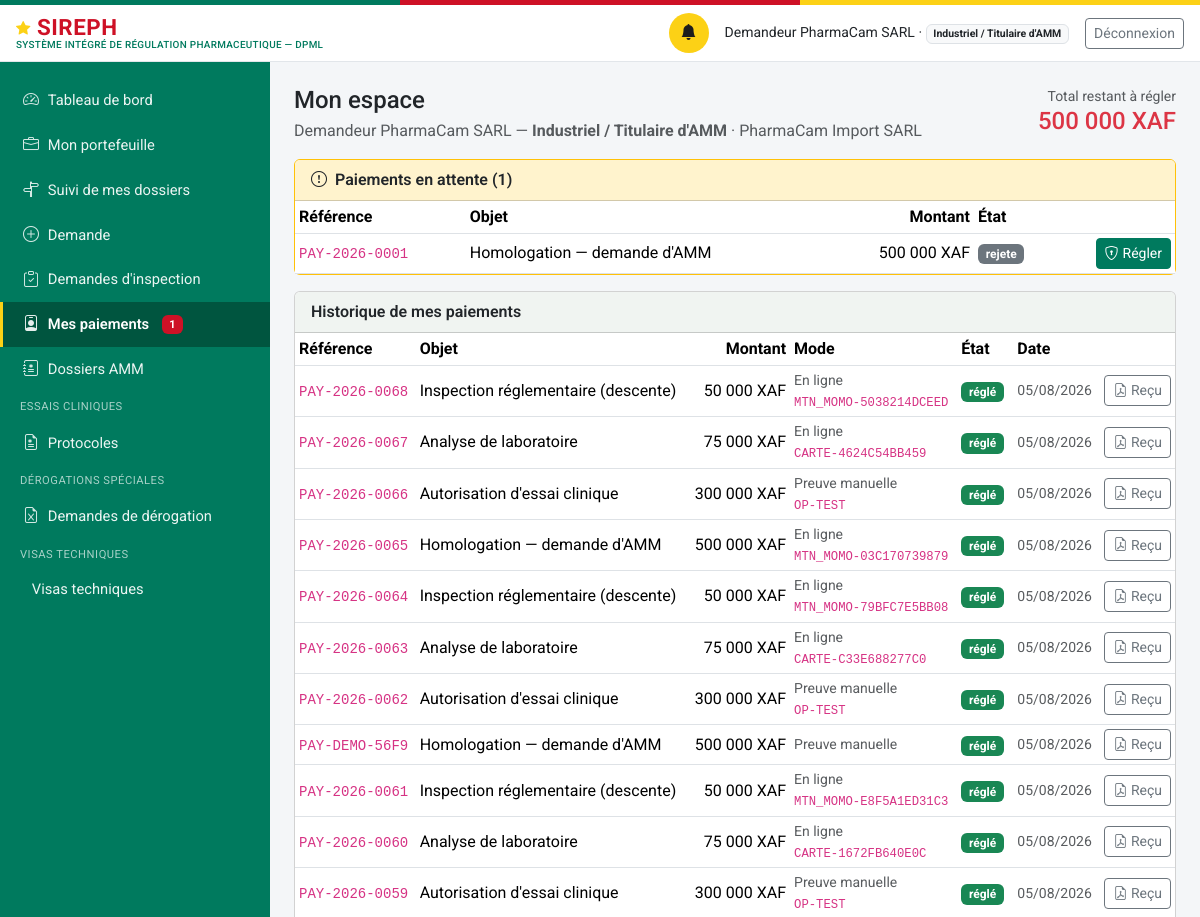
The app's page /mon-espace (signed in, upper part), older data.
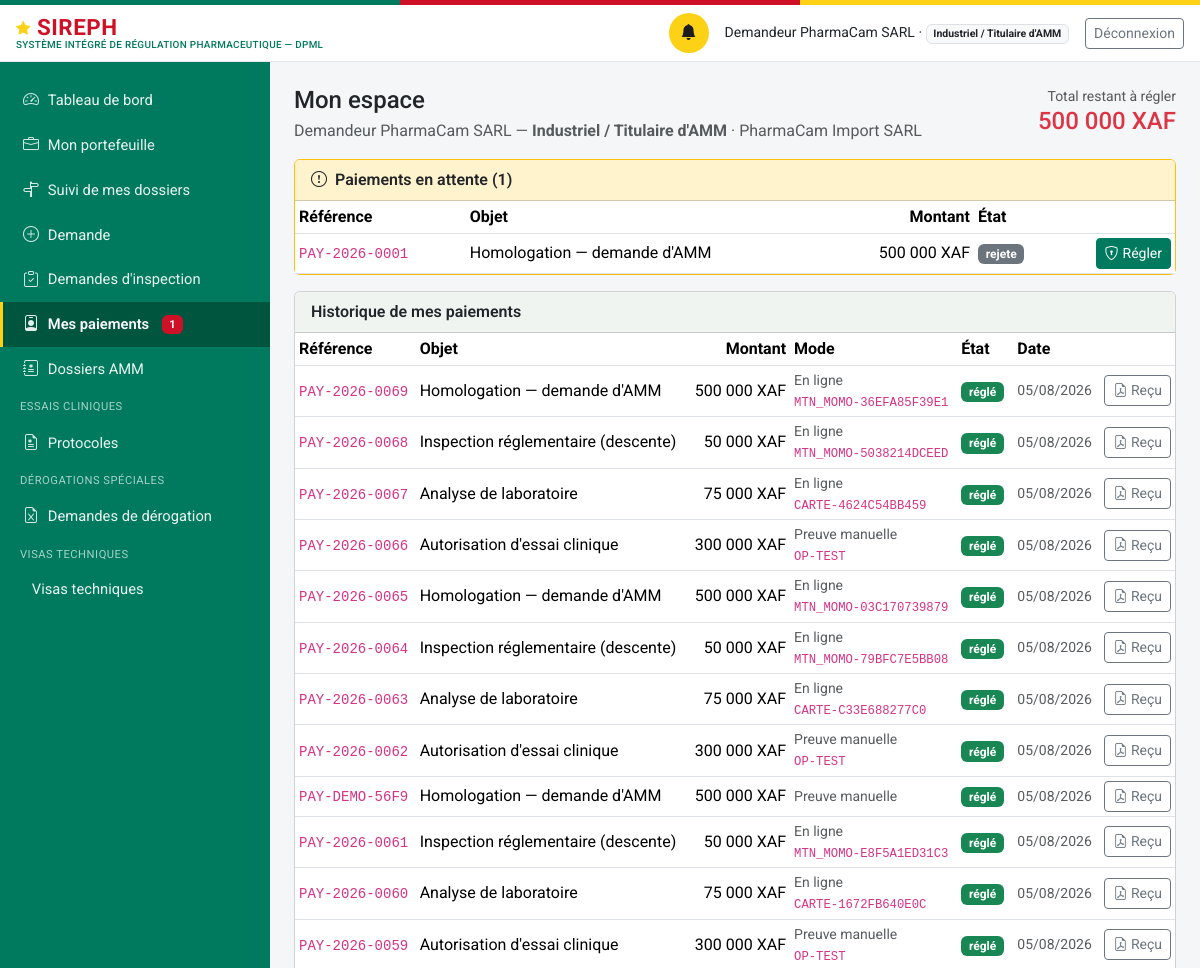
The same page, newer data.
### models.py (models this page shows, shortened)
class Paiement(db.Model):
    id = db.Column(db.Integer, primary_key=True)
    numero = db.Column(db.String(30), unique=True, nullable=False)  # PAY-{annee}-{seq4}
    entite_type = db.Column(db.String(60), nullable=False, index=True)
    entite_id = db.Column(db.Integer, nullable=False, index=True)
    montant = db.Column(db.Integer, nullable=False)  # en XAF (entier, pas de sous-unité)
    devise = db.Column(db.String(5), nullable=False, default="XAF")
    statut = db.Column(db.String(20), nullable=False, default="en_attente")
    piece_jointe_id = db.Column(db.Integer, db.ForeignKey("piece_jointe.id"), nullable=True)
    motif_rejet = db.Column(db.Text, nullable=True)
    date_creation = db.Column(db.DateTime, default=datetime.utcnow)
    date_confirmation = db.Column(db.DateTime, nullable=True)
    confirme_par_id = db.Column(db.Integer, db.ForeignKey("personne.id"), nullable=True)
    mode = db.Column(db.String(20), nullable=False, default="preuve_manuelle")
    fournisseur = db.Column(db.String(30), nullable=True)   # mtn_momo | orange_money | carte
    reference_marchande = db.Column(db.String(64), unique=True, nullable=True)  # clé d'idempotence
    reference_transaction = db.Column(db.String(80), nullable=True)   # identifiant prestataire
    date_initiation = db.Column(db.DateTime, nullable=True)
    date_expiration = db.Column(db.DateTime, nullable=True)
    signature_notification = db.Column(db.String(120), nullable=True)  # HMAC vérifié du callback
    detail_echec = db.Column(db.Text, nullable=True)
    piece_jointe = db.relationship("PieceJointe", foreign_keys=[piece_jointe_id])
    confirme_par = db.relationship("Personne", foreign_keys=[confirme_par_id])

### routes_profils.py (the view)
@bp.route("/mon-espace")
@login_required
def mon_espace():
    u = current_user()
    if not u.est_externe:
        return redirect(url_for("dashboard"))
    paiements = svc_paiement.paiements_du_redevable(u)
    a_regler = [p for p in paiements if p.statut in ("en_attente", "initie", "rejete",
                                                     "echoue", "expire")]
    total_du = sum(p.montant for p in a_regler)
    return render_template(
        "profils/mon_espace.html", u=u, paiements=paiements, a_regler=a_regler,
        total_du=total_du, libelle_objet=svc_paiement.LIBELLE_OBJET,
        profils=ROLES_EXTERNES)

### auth.py (called while the page is built)
def current_user():
    uid = session.get("user_id")
    if not uid:
        return None
    return db.session.get(Personne, uid)

def login_required(view):
    @wraps(view)
    def wrapped(*a, **kw):
        if not current_user():
            return redirect(url_for("login", next=request.path))
        return view(*a, **kw)
    return wrapped

### models.py (called while the page is built)
    @property
    def role_label(self):
        from permissions import ROLES
        return ROLES.get(self.role_systeme, self.role_systeme)

    @property
    def niveau(self):
        from permissions import niveau
        return niveau(self)

    @property
    def est_externe(self):
        from permissions import est_externe
        return est_externe(self.role_systeme)

### paiements.py (called while the page is built)
def _representant_etablissement(etablissement_id):
    return (Personne.query
            .filter(Personne.etablissement_rattachement_id == etablissement_id,
                    Personne.role_systeme.in_(_PROFILS_REPRESENTANTS),
                    Personne.statut_compte == "actif")
            .first())

### permissions.py (called while the page is built)
def est_externe(role):
    return role in ROLES_EXTERNES

def a_niveau(user, minimum):
    return niveau(user) >= minimum

### templates/profils/mon_espace.html (shortened to what this page needs)
{% extends "base.html" %}
{% block content %}
<div class="d-flex justify-content-between align-items-start flex-wrap gap-2 mb-3">
  <div>
    <h1 class="h4 mb-1">Mon espace</h1>
    <p class="text-muted mb-0">
      {{ u.nom_complet }} — <strong>{{ u.role_label }}</strong>
      {% if u.etablissement %} · {{ u.etablissement.raison_sociale }}{% endif %}
    </p>
  </div>
  {% if total_du %}
  <div class="text-end">
    <div class="text-muted small">Total restant à régler</div>
    <div class="h4 mb-0 text-danger">
      {{ "{:,}".format(total_du).replace(',', ' ') }} XAF</div>
  </div>
  {% endif %}
</div>
{% if a_regler %}
<div class="card mb-3 border-warning">
  <div class="card-header bg-warning-subtle">
    <i class="bi bi-exclamation-circle me-1"></i>
    Paiements en attente ({{ a_regler|length }})
  </div>
  <div class="table-responsive">
    <table class="table table-sm mb-0 align-middle">
      <thead><tr>
        <th>Référence</th><th>Objet</th><th class="text-end">Montant</th>
        <th>État</th><th></th>
      </tr></thead>
      <tbody>
      {% for p in a_regler %}
        <tr>
          <td><code>{{ p.numero }}</code></td>
          <td>{{ libelle_objet.get(p.entite_type, p.entite_type) }}</td>
          <td class="text-end">{{ "{:,}".format(p.montant).replace(',', ' ') }} {{ p.devise }}</td>
          <td><span class="badge bg-secondary">{{ p.statut }}</span></td>
          <td class="text-end">
            <a class="btn btn-sm btn-primary"
               href="{{ url_for('paiement.payer', paiement_id=p.id) }}">
              <i class="bi bi-shield-lock me-1"></i>Régler</a>
          </td>
        </tr>
      {% endfor %}
      </tbody>
    </table>
  </div>
</div>
{% endif %}
<div class="card">
  <div class="card-header">Historique de mes paiements</div>
  {% if paiements %}
  <div class="table-responsive">
    <table class="table table-sm mb-0 align-middle">
      <thead><tr>
        <th>Référence</th><th>Objet</th><th class="text-end">Montant</th>
        <th>Mode</th><th>État</th><th>Date</th><th></th>
      </tr></thead>
      <tbody>
      {% for p in paiements %}
        <tr>
          <td><code>{{ p.numero }}</code></td>
          <td>{{ libelle_objet.get(p.entite_type, p.entite_type) }}</td>
          <td class="text-end">{{ "{:,}".format(p.montant).replace(',', ' ') }} {{ p.devise }}</td>
          <td class="small text-muted">
            {{ 'En ligne' if p.mode == 'en_ligne' else 'Preuve manuelle' }}
            {%- if p.reference_transaction %}<br><code class="small">{{ p.reference_transaction }}</code>{% endif %}
          </td>
          <td>
            {% if p.statut == 'confirme' %}
              <span class="badge bg-success">réglé</span>
            {% elif p.statut in ('echoue', 'rejete', 'expire') %}
              <span class="badge bg-danger">{{ p.statut }}</span>
            {% else %}
              <span class="badge bg-secondary">{{ p.statut }}</span>
            {% endif %}
          </td>
          <td class="small text-muted">
            {{ (p.date_confirmation or p.date_creation).strftime('%d/%m/%Y') }}</td>
          <td class="text-end">
            {% if p.statut == 'confirme' %}
            <a class="btn btn-sm btn-outline-secondary"
               href="{{ url_for('paiement.recu', paiement_id=p.id) }}"
               title="Télécharger le reçu">
              <i class="bi bi-file-earmark-pdf"></i> Reçu</a>
            {% endif %}
          </td>
        </tr>
      {% endfor %}
      </tbody>
    </table>
  </div>
  {% else %}
  <div class="card-body text-muted">Aucun paiement à ce jour.</div>
  {% endif %}
</div>
{% endblock %}

Row changes from the older to the newer data that the page shows:
added Paiement: numero "PAY-2026-0069", get "Homologation — demande d'AMM", montant "500 000", devise "XAF", mode "En ligne", reference_transaction "MTN_MOMO-36EFA85F39E1", statut "réglé", date_confirmation "05/08/2026"
